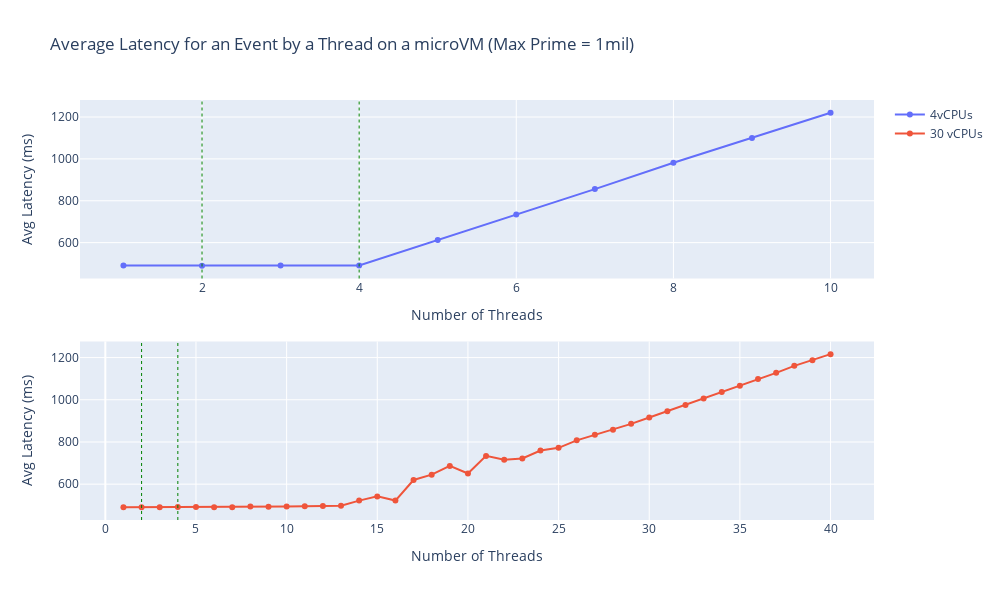

The notebook cell saved with this chart:
### Code cell
dff_4vCPU_1m = df.loc[(df['Number of vCPUs'] == 4) & (df['Max Prime'] == 1000000)]
dff_30vCPU_1m = df.loc[(df['Number of vCPUs'] == 30) & (df['Max Prime'] == 1000000)]

plot1 = go.Scatter(x=dff_4vCPU_1m['Number of Threads'],
                   y=dff_4vCPU_1m['Avg Latency (ms)'],
                   mode='markers+lines',
                   name='4vCPUs')
 
plot2 = go.Scatter(x=dff_30vCPU_1m['Number of Threads'],
                   y=dff_30vCPU_1m['Avg Latency (ms)'],
                   mode='markers+lines',
                   name='30 vCPUs')
 

xaxis_title="Number of Threads"
yaxis_title="Avg Latency (ms)"

fig = make_subplots(rows=2, cols=1, shared_xaxes=False)
fig.append_trace(plot1, 1, 1)
fig.append_trace(plot2, 2, 1)
fig.update_yaxes(title_text=yaxis_title, row=1, col=1)
fig.update_yaxes(title_text=yaxis_title, row=2, col=1)
fig.update_xaxes(title_text=xaxis_title, row=1, col=1)
fig.update_xaxes(title_text=xaxis_title, row=2, col=1)
fig.add_vline(x=4, line_width=1, line_dash="dot", line_color="green")
fig.add_vline(x=2, line_width=1, line_dash="dot", line_color="green")
fig['layout'].update(height=600, width=1000,
                     title='Average Latency for an Event by a Thread on a microVM (Max Prime = 1mil)')
fig.show()

### Figure 1 — Plotly figure (JSON) as saved in the notebook; plotly's stock layout.template omitted (floating-point values rounded to 4 significant figures)
{"data": [{"mode": "markers+lines", "name": "4vCPUs", "type": "scatter", "x": [1, 2, 3, 4, 5, 6, 7, 8, 9, 10], "xaxis": "x", "y": [490.8, 489.2, 490.8, 491.3, 612.2, 734.9, 855.6, 981.4, 1100.0, 1221.0], "yaxis": "y"}, {"mode": "markers+lines", "name": "30 vCPUs", "type": "scatter", "x": [1, 2, 3, 4, 5, 6, 7, 8, 9, 10, 11, 12, 13, 14, 15, 16, 17, 18, 19, 20, 21, 22, 23, 24, 25, 26, 27, 28, 29, 30, 31, 32, 33, 34, 35, 36, 37, 38, 39, 40], "xaxis": "x2", "y": [490.2, 490.3, 490.6, 491.2, 491.7, 490.4, 490.7, 494.0, 493.5, 493.6, 495.4, 497.0, 498.1, 522.0, 542.0, 522.3, 619.8, 645.0, 686.5, 650.4, 734.1, 716.1, 721.5, 759.4, 772.1, 807.7, 834.3, 857.7, 885.9, 915.7, 945.9, 975.6, 1007.0, 1037.0, 1067.0, 1099.0, 1128.0, 1161.0, 1188.0, 1216.0], "yaxis": "y2"}], "layout": {"height": 600, "shapes": [{"line": {"color": "green", "dash": "dot", "width": 1}, "type": "line", "x0": 4, "x1": 4, "xref": "x", "y0": 0, "y1": 1, "yref": "y domain"}, {"line": {"color": "green", "dash": "dot", "width": 1}, "type": "line", "x0": 4, "x1": 4, "xref": "x2", "y0": 0, "y1": 1, "yref": "y2 domain"}, {"line": {"color": "green", "dash": "dot", "width": 1}, "type": "line", "x0": 2, "x1": 2, "xref": "x", "y0": 0, "y1": 1, "yref": "y domain"}, {"line": {"color": "green", "dash": "dot", "width": 1}, "type": "line", "x0": 2, "x1": 2, "xref": "x2", "y0": 0, "y1": 1, "yref": "y2 domain"}], "title": {"text": "Average Latency for an Event by a Thread on a microVM (Max Prime = 1mil)"}, "width": 1000, "xaxis": {"anchor": "y", "domain": [0, 1], "title": {"text": "Number of Threads"}}, "xaxis2": {"anchor": "y2", "domain": [0, 1], "title": {"text": "Number of Threads"}}, "yaxis": {"anchor": "x", "domain": [0.575, 1], "title": {"text": "Avg Latency (ms)"}}, "yaxis2": {"anchor": "x2", "domain": [0, 0.425], "title": {"text": "Avg Latency (ms)"}}}}
